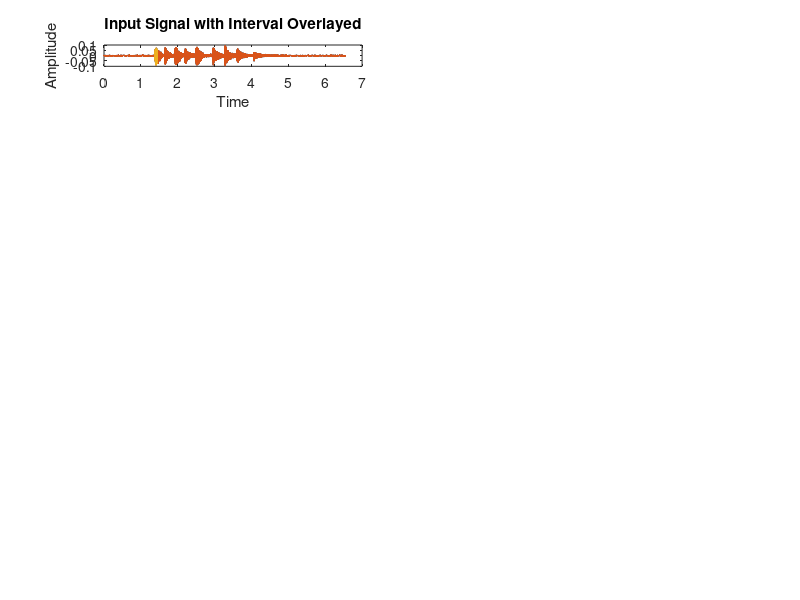

MATLAB code for this plot: (Note: this script raises an error after producing the figure.)
%Load required variables
clear 
load('Music1.mat')
%load('Music2.mat')
load('pianoNotes.mat')

%Declare sampling rate
samplingRate = 1/16000; %seconds

%Declare time intervals where notes are played
parseSignalLow = [22000,26000,30500,34000,39000,47000,52000,57000,64000];
parseSignalHigh = [23000,29500,32000,39000,44000,52000,57000,62000,68000];

%Single interval testing code
% clear parseSignalLow parseSignalHigh
% parseSignalLow = 22000;
% parseSignalHigh = 23000;

%Define arrays
noteFreqResults = [];
noteNamesArray = [];
plot_number = 1;

% %Plots for tuning
% time = 1:1:104609;
% plot(time*samplingRate,acqData)
% 
% %Plots for tuning
% hold on
% time2 = parseSignalLow:1:parseSignalHigh;
% acqData2 = acqData(parseSignalLow:parseSignalHigh);
% plot(time2*samplingRate,acqData2)
% hold off

% For each note interval in time domain, find peak value in frequency plot
% and output array of note frequencies 
for parseIdx = 1:numel(parseSignalLow)
    
%Assign signal
    clear signal
    signalParseLow = parseSignalLow(parseIdx);
    signalParseHigh = parseSignalHigh(parseIdx);
    signal = acqData(signalParseLow:signalParseHigh);
    
    %Plot original signal
    subplot(9,2,plot_number)
    plot_number = plot_number + 1;
    time = 1:1:104609;
    plot(time*samplingRate,acqData)
    title('Input Signal with Interval Overlayed')
    xlabel('Time') 
    ylabel('Amplitude') 
    hold on
    
    %Plot parsed version overtop
    time2 = signalParseLow:1:signalParseHigh;
    acqData2 = acqData(signalParseLow:signalParseHigh);
    plot(time2*samplingRate,acqData2)
    hold off
    
%Create time array for current interval 
    tlowerlim = signalParseLow; 
    tupperlim = signalParseHigh;
    dt = samplingRate; %Sampling rate of 16kHz
    tarray = tlowerlim*samplingRate:dt:tupperlim*samplingRate;

%Create frequency array for current interval 
    wlowerlim = 0;
    wupperlim = 2*pi*4186;
    dw = 1;
    warray = wlowerlim:dw:wupperlim;
    
%Call fourier transform function
    Xw = MyFT(signal, tarray, warray, dt);
    Xw_magnitude = abs(Xw);
    subplot(9,2,plot_number)
    plot_number = plot_number + 1;
    warrayHz = warray/(2*pi);
    plot(warrayHz,Xw_magnitude)
    title('Fourier Transform of the Sampled Interval')
    xlabel('Frequency (Hz)') 
    ylabel('Magnitude') 

%Find max value in XwMagnitude array, peak in frequency graph
    [val, maxIdx] = max(Xw_magnitude);
    noteFreqResults = [noteFreqResults, warray(maxIdx)];

%Convert angular freq to Hz
    noteFreqResultsHz = noteFreqResults/(2*pi);
 
%Find note names
    idx = numel(noteFreqResultsHz);
        f = noteFreqResultsHz(idx);
        n = round(((12*log2(f/440))+49),0); % round to nearest integer
        if 0 < n < 89
            noteName = noteNamesFull(n);
            noteNamesArray = [noteNamesArray, noteName];
        else
            noteNamesArray = [noteNamesArray, 'out of range'];
        end
    
%Output notes array as they are found   
    noteNamesArray 
end

% FT function 
function Xw = MyFT(Xt, tarray, warray, dt)
    wsize = numel(warray);
    tsize = numel(tarray);
    Xw = zeros(0, wsize);
    for i = 1:wsize
        operation = zeros(0, tsize);
        for k = 1:tsize
            operation(k) = dt*Xt(k)*exp(-1j*warray(i)*tarray(k));
        end
        Xw(i) = sum(operation);
    end
end